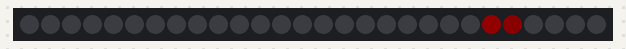
Bench run of a sketch on a simulated Arduino Uno, built for the host (arithmetic inside an expression is 32-bit, double 64-bit). On the bench: 28 RGB LEDs in strip order, left to right. Dim RGB values are drawn brighter than linear; random numbers use the default seed unless the sketch sets one.

Above: at 0.45 s.
At 11.73 s:
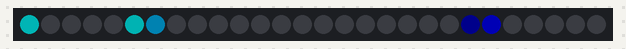
At 14.73 s:
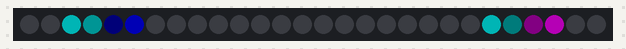
At 16.23 s:
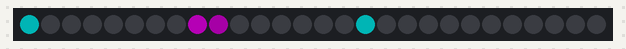
At 20.13 s:
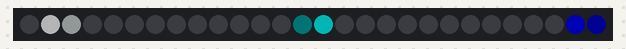
At 29.24 s:
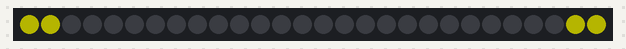

The sketch:

juggle_pal.ino
```cpp
#include "FastLED.h"                                          // FastLED library.

// Fixed definitions cannot change on the fly.
#define LED_DT 0                                              // Data pin to connect to the strip.
#define LED_CK 1                                              // Clock pin for WS2801 or APA102.
#define COLOR_ORDER BGR                                       // It's GRB for WS2812 and BGR for APA102.
#define LED_TYPE APA102                                       // Using APA102, WS2812, WS2801. Don't forget to change LEDS.addLeds.
#define NUM_LEDS 28                                           // Number of LED's.

// Global variables can be changed on the fly.
uint8_t max_bright = 64;                                     // Overall brightness definition. It can be changed on the fly.

struct CRGB leds[NUM_LEDS];                                   // Initialize our LED array.

CRGBPalette16 currentPalette;                                 // Use palettes instead of direct CHSV or CRGB assignments
CRGBPalette16 targetPalette;                                  // Also support smooth palette transitioning
TBlendType    currentBlending;                                // NOBLEND or LINEARBLEND


// Routine specific variables
uint8_t    numdots =   4;                                     // Number of dots in use.
uint8_t   thisfade =   2;                                     // How long should the trails be. Very low value = longer trails.
uint8_t   thisdiff =  16;                                     // Incremental change in hue between each dot.
uint8_t    thishue =   0;                                     // Starting hue.
uint8_t     curhue =   0;                                     // The current hue
uint8_t    thissat = 255;                                     // Saturation of the colour.
uint8_t thisbright = 255;                                     // How bright should the LED/display be.
uint8_t   thisbeat =   5;                                     // Higher = faster movement.

void setup() {
  LEDS.addLeds<LED_TYPE, LED_DT, LED_CK, COLOR_ORDER>(leds, NUM_LEDS); // Set up APA102 leds

  FastLED.setBrightness(max_bright);
  FastLED.setMaxPowerInVoltsAndMilliamps(5, 500);                      // FastLED Power management set at 5V, 500mA.

  currentPalette  = CRGBPalette16(CRGB::Black);
  targetPalette   = RainbowColors_p;
  currentBlending = LINEARBLEND;
}

void loop() {

  EVERY_N_MILLISECONDS(100) {                                 // AWESOME palette blending capability provided as required.
    uint8_t maxChanges = 24;
    nblendPaletteTowardPalette(currentPalette, targetPalette, maxChanges);
  }

  ChangeMe();
  juggle_pal();
  FastLED.show();                         // Power managed display of LED's.
}

void juggle_pal() {                                           // Several colored dots, weaving in and out of sync with each other
  curhue = thishue;                                           // Reset the hue values.
  fadeToBlackBy(leds, NUM_LEDS, thisfade);

  for( int i = 0; i < numdots; i++) {
    leds[beatsin16(thisbeat+i+numdots,0,NUM_LEDS)] += ColorFromPalette(currentPalette, curhue , thisbright, currentBlending);    // Munge the values and pick a colour from the palette
    curhue += thisdiff;
  }
}

void ChangeMe() {                                             // A time (rather than loop) based demo sequencer. This gives us full control over the length of each sequence.

  uint8_t secondHand = (millis() / 1000) % 30;                // IMPORTANT!!! Change '30' to a different value to change duration of the loop.
  static uint8_t lastSecond = 99;                             // Static variable, means it's only defined once. This is our 'debounce' variable.

  if (lastSecond != secondHand) {                             // Debounce to make sure we're not repeating an assignment.
    lastSecond = secondHand;
    switch(secondHand) {
      case  0: numdots = 1; thisbeat = 20; thisdiff = 16; thisfade = 2; thishue = 0; break;                  // You can change values here, one at a time , or altogether.
      case 10: numdots = 4; thisbeat = 10; thisdiff = 16; thisfade = 8; thishue = 128; break;
      case 20: numdots = 8; thisbeat =  3; thisdiff =  0; thisfade = 8; thishue=random8(); break;           // Only gets called once, and not continuously for the next several seconds. Therefore, no rainbows.
      case 30: break;
    }
  }
}
```
